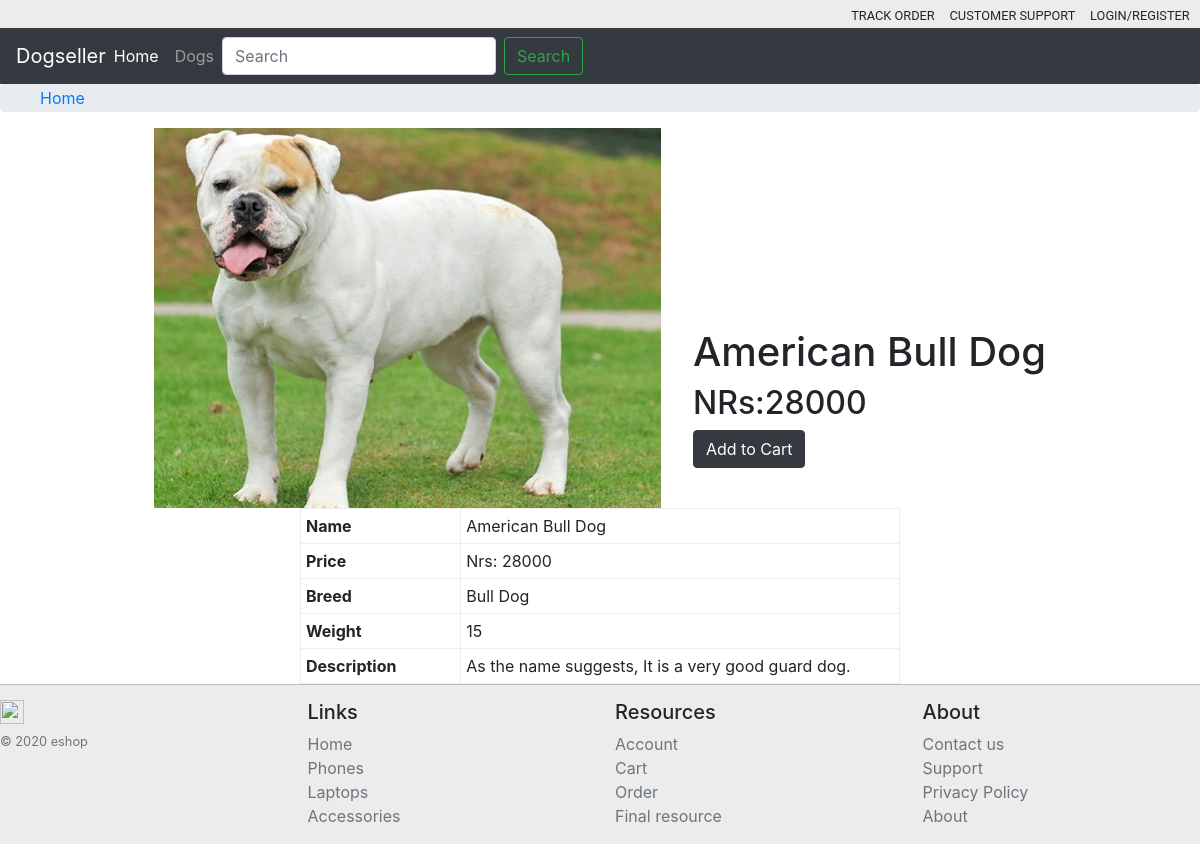
The page /view/9 on the database its author committed.
### viewDogs/models.py (models this page shows, shortened)
class Dogs(models.Model):
    name = models.CharField(max_length= 255)
    price = models.IntegerField()
    stockNo = models.IntegerField()
    image = models.ImageField(upload_to='media/images/')
    breed = models.CharField(max_length=255)
    weight = models.IntegerField()
    description = models.CharField(max_length= 255)

### viewDogs/views.py (the view)
# urls.py: path('view/<int:ID>',viewProductDetails)
def viewProductDetails(request,ID):
    product = Dogs.objects.get(id=ID)
    context_varible = {'product':product}
    return render(request,'viewDogs/view.html',context_varible)

### viewDogs/Templates/viewDogs/view.html (shortened to what this page needs)
{% extends 'viewDogs/base.html' %}
{% block main-page %}
<div class="mainsection">
    <div class="mainsection-top">
        <div class="mainsection-top-image">
            <img src="{{product.image.url}}" alt="...">
        </div>
        <div class="mainsection-top-price">
            <h1>{{product.name}}</h1>
            <h2>NRs:{{product.price}}</h2>
            <a href="#" class="btn btn-dark">Add to Cart</a>
        </div>
    </div>
    <div class="mainsection-bottom">
        <table>
            <tr>
                <td>Name</td>
                <td>{{product.name}}</td>
            </tr>
            <tr>
                <td>Price</td>
                <td>Nrs: {{product.price}}</td>
            </tr>
            <tr>
                <td>Breed</td>
                <td>{{product.breed}}</td>
            </tr>
            <tr>
                <td>Weight</td>
                <td>{{product.weight}}</td>
            </tr>
            <tr>
                <td>Description</td>
                <td>{{product.description}}</td>
            </tr>
        </table>
    </div>
</div>
{% endblock %}

### viewDogs/Templates/viewDogs/view.html (style rules this page uses)
table { width: 50%; }
table, th, td { border: 1px solid rgb(238, 236, 236); }
th, td { padding: 5px; }
td:first-child { font-weight: bold; padding-right: 3em; }
.mainsection-top-price { margin-left: 2em; padding-top: 200px; }
.mainsection-top { display: flex; flex-direction: row; justify-content: center; }
.mainsection-bottom { display: flex; justify-content: center; }

### rows shown on the page
Dogs: image (picture), name "American Bull Dog", price "28000", breed "Bull Dog", weight "15", description "As the name suggests, It is a very good guard dog."
